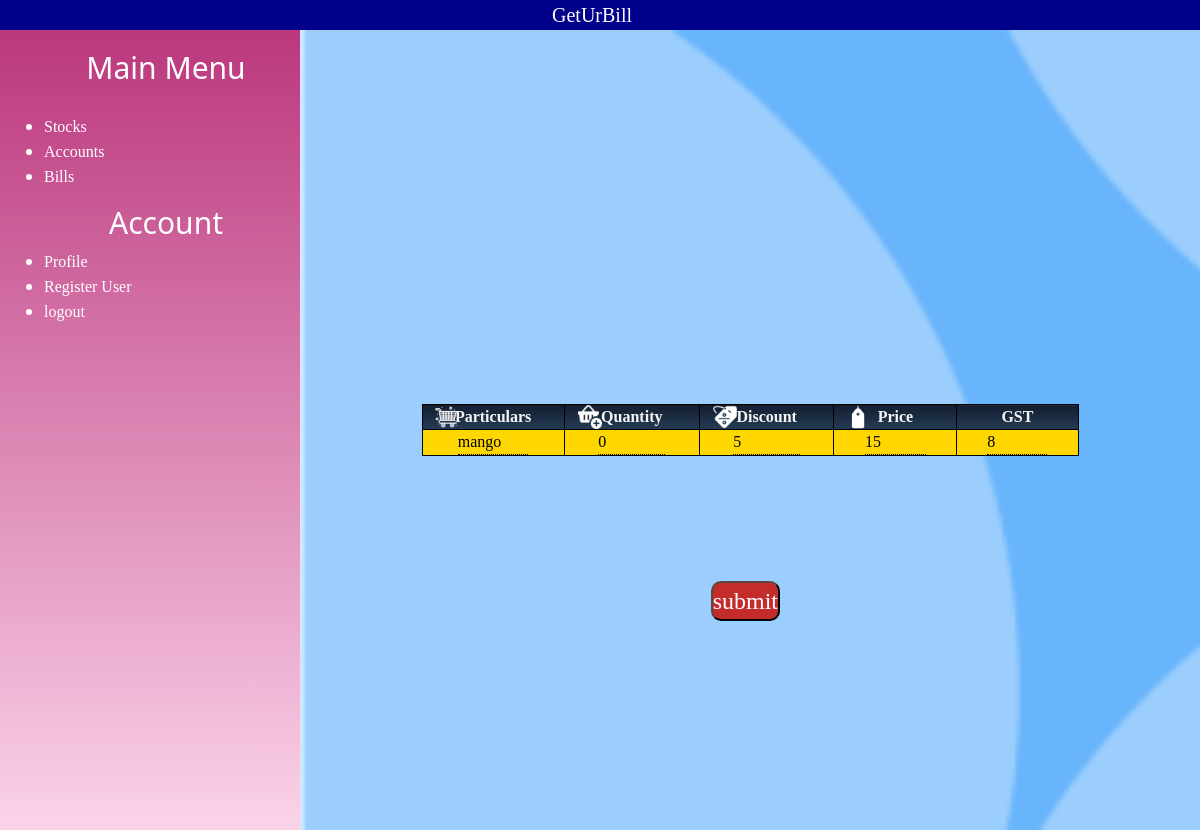
Page /edit/1 (signed in) on the committed database.
### GetUrBill/models.py (models this page shows, shortened)
class Items(models.Model):
    item_id=models.BigAutoField(primary_key=True)
    user=models.ForeignKey(Accounts,on_delete=CASCADE)
    item_name=models.CharField(max_length=100)
    quantity=models.IntegerField(default=0)
    selling_price=models.IntegerField(default=0)
    GST=models.IntegerField(default=9)
    discount=models.IntegerField(default=0)

### GetUrBill/views.py (the view, shortened to what this page needs)
# urls.py: path("edit/<str:k>",views.edit,name="edit"),
def edit(request,k):
    i=Items.objects.all().filter(item_id =int(k)).first()
    context={"item":i}
    if i:
        return render (request ,"edit.html",context)
    else:
        return redirect("/dashboard/")

### templates/edit.html (shortened to what this page needs)
{% extends "sidebar.html" %}
{% load static %}
{% block link %}
<link rel="stylesheet" href="{% static 'edit.css' %}">{% endblock link %}
    {% block body %}
    <div class="form">
    <form action="/edit/{{item.item_id}}" method="post">
        <table>
        <tr>
            <th>Particulars</th>
            <th>Quantity</th>
            <th>Discount</th>
            <th>Price</th>
            <th>GST</th>
          </tr>
        <tr>
        <td><input type="text" name="item_name" id="Particulars" value="{{item.item_name}}" required></td>
        <td><input type="number" name="quantity" id="quantity"  value="{{item.quantity}}"required></td>
        <td><input type="number" name="discount" id="discount"  value="{{item.discount}}"required></td>
        <td><input type="number" name="price" id="price"  value="{{item.selling_price}}" required></td>
        <td><input type="number" name="gst" id="gst"  value="{{item.GST}}"required></td>
        </tr>
    </table>
    <button>submit</button>
    </form>
</div>
</div>
    {% endblock body %}

### GetUrBill/static/sidebar.css (style rules this page uses)
* { margin: 0px; padding: 0px; }
body { width: 100%; }

### GetUrBill/static/edit.css (style rules this page uses)
.form { width: inherit; display: flex; align-items: center; justify-content: space-between; flex-wrap: wrap; flex-direction: column; color: black; }
.form input { width:50%; background-color: gold; }
.form td { font-family: 'Times New Roman'; background-color: gold; color: black; }
.form button { position: absolute; top: 70%; background-color: rgb(196, 44, 44); border-color: rgb(8, 6, 6); border: 5% auto; tab-size: 50%; font-size: x-large; font-family: Georgia, Times, 'Times New Roman', serif; border-radius: 10px; right: 35%; color: white; }
.form th:nth-child(1) { background: url('particulars.png'),linear-gradient(180deg,#141e30, #243b55); background-size: contain; background-position-x: 10%; image-resolution: 225px; object-fit: contain; background-repeat: no-repeat; }
.form th:nth-child(2) { background: url('quantity.png'),linear-gradient(180deg,#141e30, #243b55); background-size: contain; background-position-x: 12%; image-resolution: 225px; object-fit: contain; background-repeat: no-repeat; }
.form th:nth-child(3) { background: url('discount.png'),linear-gradient(180deg,#141e30, #243b55); background-size: contain; background-position-x: 12%; image-resolution: 225px; object-fit: contain; background-repeat: no-repeat; }
.form th:nth-child(4) { background: url('price.png'),linear-gradient(180deg,#141e30, #243b55); background-size: contain; background-position-x: 12%; justify-content: left; image-resolution: 225px; object-fit: contain; background-repeat: no-repeat; }

### GetUrBill/static/dashboard.css (style rules this page uses)
table { width: 100%; }
input { border:none; border-bottom: 1px dotted black; width: 210px; }
tr,td,th { border: 1px solid black; align-items: center; text-align: center; }
th { background-image: linear-gradient(180deg,#141e30, #243b55); font-family: 'Times New Roman'; color:whitesmoke; align-items: center; justify-content: center; }

### rows in the picture
Items: item_name "mango", quantity "0", discount "5", price "15", gst "8"
